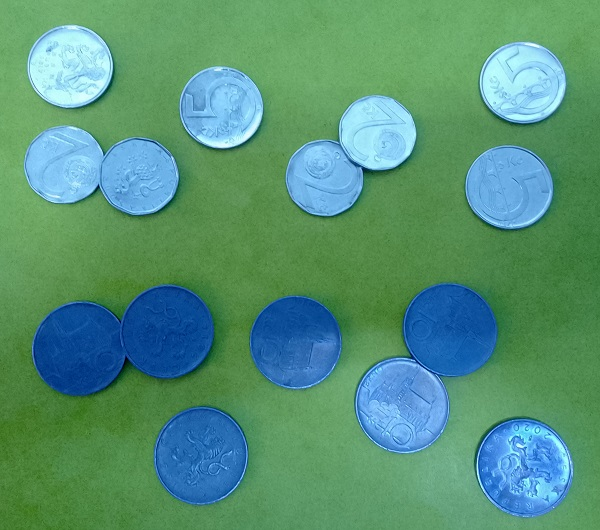
#> input picture cv06/pvi_cv06_mince.jpg, 600 x 530 px, found by its file name
$ python cv06.py
#> lines starting #> are read from the running program, lines starting #| are printed output that depends on the picture; after the words box and inside, x2 and y2 are one past the last pixel; in counts of white or black regions, pixels touching at a corner belong together
import cv2
import numpy as np
from pathlib import Path
from collections import deque
from matplotlib import pyplot as plt

def granulometric_spectrum(binary_image, min_size=5, max_size=50, step=1, return_heatmap=False):
    """
    Vytvoří granulometrické spektrum binárního obrazu.

    Parametry:
        binary_image : np.ndarray
            Binární obraz (0/255).
        min_size, max_size : int
            Minimální a maximální velikost SE (čtvercový).
        step : int
            Krok zvětšení SE.
        return_heatmap : bool
            Jestli vrátit heatmapu přežívajících pixelů.

    Vrací:
        spectrum_sizes : np.ndarray
            Velikosti SE (odpovídají diferencovanému spektru).
        estimated_objects : np.ndarray
            Odhadovaný počet objektů pro každou velikost SE.
        heatmap : np.ndarray (volitelně)
            Heatmapa přežívajících pixelů (normalizovaná 0..1).
    """
    binary = np.uint8(binary_image > 0) * 255
    structure_sizes = list(range(min_size, max_size + 1, step))

    # počet přežívajících pixelů pro každé SE
    survived_pixels = []
    diffs = []

    # volitelná heatmapa
    if return_heatmap:
        heatmap = np.zeros_like(binary, dtype=np.float32)

    for size in structure_sizes:
        se = cv2.getStructuringElement(cv2.MORPH_RECT, (size, size))
        opened = cv2.morphologyEx(binary, cv2.MORPH_OPEN, se)
        survived_pixels.append(np.sum(opened > 0))

        if return_heatmap:
            heatmap += opened / 255.0  # pixel=1 pokud přežije

    survived_pixels = np.array(survived_pixels)

    diff = survived_pixels[:-1] - survived_pixels[1:]
    spectrum_sizes = np.array(structure_sizes[:-1])
    estimated_objects = diff / (spectrum_sizes**2)  # odhad počtu objektů

    diffs.append(diff)

    if return_heatmap:
        if heatmap.max() > 0:
            heatmap /= heatmap.max()
        return spectrum_sizes, estimated_objects, heatmap, diffs[0]
    else:
        return spectrum_sizes, estimated_objects, diffs[0]

def main():
    image_source = Path("cv06/pvi_cv06_mince.jpg")
    image = cv2.imread(image_source.as_posix(), cv2.IMREAD_COLOR_RGB)
#> image is the input picture: shape (530, 600, 3); mean B, G, R 119.9, 146.9, 86

    hue = cv2.cvtColor(image, cv2.COLOR_RGB2HSV)
#> hue: shape (530, 600, 3); mean H, S, V 47.9, 127.4, 162.7
    kernel = np.ones((3, 3), np.uint8)

    plt.figure("Segmentation")

    # Hue image
    plt.subplot(3, 3, 1)
    plt.title("Hue Image")
    plt.imshow(hue, cmap="jet")
    plt.colorbar()

    # Hue Histogram
    plt.subplot(3, 3, 2)
    plt.title("Hue Histogram")
    plt.plot(cv2.calcHist([hue], [0], None, [180], [0, 180]))

    plt.subplot(3, 3, 3)
    plt.title("Hue Segmentation")
    segmented_hue = hue.copy()[:, :, 0]
    segmented_hue_threshold = 35
    segmented_hue[segmented_hue < segmented_hue_threshold] = 1
    segmented_hue[segmented_hue >= segmented_hue_threshold] = 0
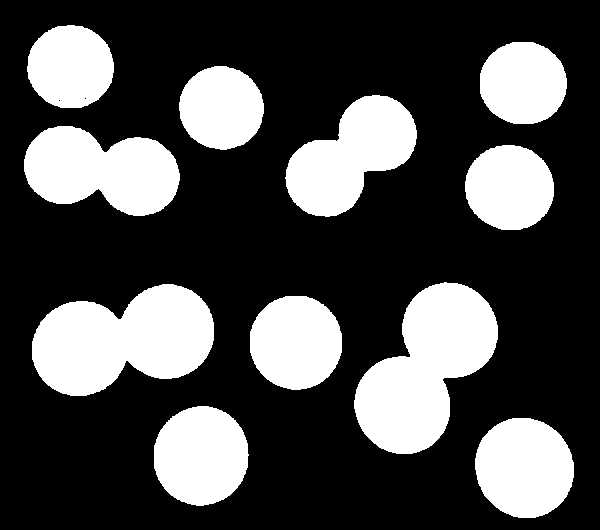
#> segmented_hue: shape (530, 600); values 0 (black) and 1 (white), 29.2% white; 11 white regions, largest, box (x1, y1, x2, y2) and area: (354, 282, 498, 454) 14410, (32, 284, 214, 396) 14096, (24, 126, 180, 216) 9943
    plt.imshow(segmented_hue, cmap="jet")
    plt.colorbar()

    # Watershed
    binary = np.uint8(segmented_hue > 0) * 255
    kernel = np.ones((3, 3), np.uint8)
    opening = cv2.morphologyEx(binary, cv2.MORPH_OPEN, kernel, iterations=5)
#> opening: shape (530, 600); 29.1% white; 11 white regions, largest, box (x1, y1, x2, y2) and area: (355, 283, 498, 454) 14390, (32, 284, 214, 396) 14096, (24, 126, 179, 216) 9928
    sure_bg = cv2.dilate(opening, kernel, iterations=3)
#> sure_bg: shape (530, 600); 33.9% white; 11 white regions, largest, box (x1, y1, x2, y2) and area: (352, 280, 501, 457) 16391, (29, 281, 217, 399) 16100, (21, 123, 182, 219) 11597
    dist_transform = cv2.distanceTransform(opening, cv2.DIST_L2, 5)

    ret, sure_fg = cv2.threshold(dist_transform, 0.7 * dist_transform.max(), 255, 0)
#> sure_fg: shape (530, 600) float32; 1.9% white; 15 white regions, largest, box (x1, y1, x2, y2) and area: (508, 451, 541, 485) 810, (388, 390, 417, 421) 701, (187, 439, 215, 472) 699
#> ret = 33.56
    sure_fg = np.uint8(sure_fg)

    unknown = cv2.subtract(sure_bg, sure_fg)
#> unknown: shape (530, 600); 32% white; 11 white regions, largest, box (x1, y1, x2, y2) and area: (352, 280, 501, 457) 15047, (29, 281, 217, 399) 14858, (21, 123, 182, 219) 11356

    ret, markers = cv2.connectedComponents(sure_fg)
#> markers: shape (530, 600) int32; 16 distinct labels, from 0 to 15
#> ret = 16
    markers = markers + 1
#> markers: shape (530, 600) int32; 16 distinct labels, from 1 to 16
    markers[unknown == 255] = 0
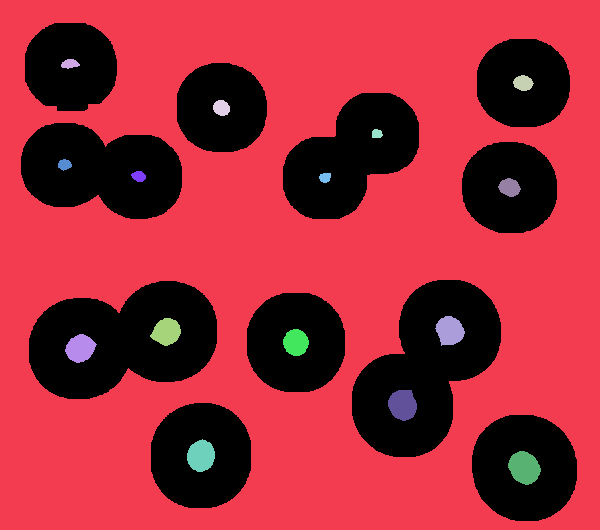
#> markers: shape (530, 600) int32; 17 distinct labels, from 0 to 16; one colour per label, 0 black

    segmented_hue_watershed = cv2.watershed(image, markers)
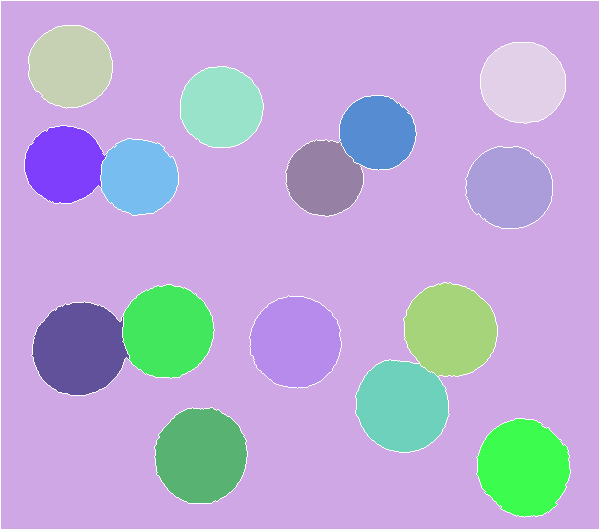
#> segmented_hue_watershed: shape (530, 600) int32; 17 distinct labels, from -1 to 16; one colour per label, 0 black, -1 white

    borders = np.uint8(segmented_hue_watershed == -1)
#> borders: shape (530, 600); values 0 (black) and 1 (white), 1.8% white in thin lines or dots
    borders = cv2.dilate(borders, np.ones((3, 3), np.uint8), iterations=3)
#> borders: shape (530, 600); values 0 (black) and 1 (white), 13.5% white; 12 white regions, largest, box (x1, y1, x2, y2) and area: (0, 0, 600, 530) 8976, (352, 279, 501, 456) 4766, (28, 281, 218, 399) 4740
    outlined = image.copy()
    outlined[borders == 1] = [0, 255, 0]
#> outlined: shape (530, 600, 3); 13.49% of pixels changed, all inside (x1, y1, x2, y2) = (0, 0, 600, 530)

    # Vizualizace markerů (volitelné)
    plt.subplot(3, 3, 4)
    plt.title("Distance Transform")
    plt.imshow(dist_transform, cmap="jet")
    plt.colorbar()

    plt.subplot(3, 3, 5)
    plt.title("Sure Foreground")
    plt.imshow(cv2.cvtColor(sure_fg, cv2.COLOR_BGR2RGB))
    plt.colorbar()

    plt.subplot(3, 3, 6)
    plt.title("Unknown")
    plt.imshow(unknown, cmap="jet")
    plt.colorbar()

    plt.subplot(3, 3, 7)
    plt.title("Markers")
    plt.imshow(markers, cmap="jet")
    plt.colorbar()

    plt.subplot(3, 3, 8)
    plt.title("Watershed Borders")
    plt.imshow(outlined, cmap="jet")
    plt.colorbar()

    plt.subplot(3, 3, 9)
    plt.title("Region Identification")
    uncolored_regions = cv2.subtract(segmented_hue, borders)
#> uncolored_regions: shape (530, 600); values 0 (black) and 1 (white), 22.5% white; 21 white regions (6 under 20 px), largest, box (x1, y1, x2, y2) and area: (481, 422, 566, 513) 5784, (159, 412, 243, 500) 5759, (36, 306, 123, 392) 5678
    plt.imshow(uncolored_regions, cmap="jet")
    plt.colorbar()

    plt.figure("Identification")
    plt.subplot(2, 2, 1)
    plt.title("Identified Regions")
    num_labels, labels_im, stats, centroids = cv2.connectedComponentsWithStats(uncolored_regions)
#> labels_im: shape (530, 600) int32; 22 distinct labels, from 0 to 21
#> num_labels = 22; stats = 22 rows, first 6: [0, 0, 600, 530, 246543], [32, 29, 77, 75, 4395], [484, 46, 78, 73, 4399], [184, 70, 76, 74, 4252], [343, 99, 69, 67, 3504], [28, 129, 72, 71, 3831]; centroids = 22 rows, first 8: [301.2, 262.5], [69.95, 65.78], [522.5, 82], [220.9, 106.8], [377.1, 132.3], [63.67, 164], [138.5, 176.4], [323.3, 178.1]
    filtered_labels = np.zeros_like(labels_im, dtype=np.uint8)
    for i in range(1, num_labels):  # skip background (label 0)
        area = stats[i, cv2.CC_STAT_AREA]
        if area >= 1000:
            filtered_labels[labels_im == i] = 255  # keep this region
#> this loop made 21 passes
#> area on passes 1 to 12: 4395, 4399, 4252, 3504, 3831, 3681, 3524, 4553, 5600, 5529, 5401, 5678

    # Optionally, relabel filtered regions for visualization
    num_labels, labels_im, stats, centroids = cv2.connectedComponentsWithStats(filtered_labels)
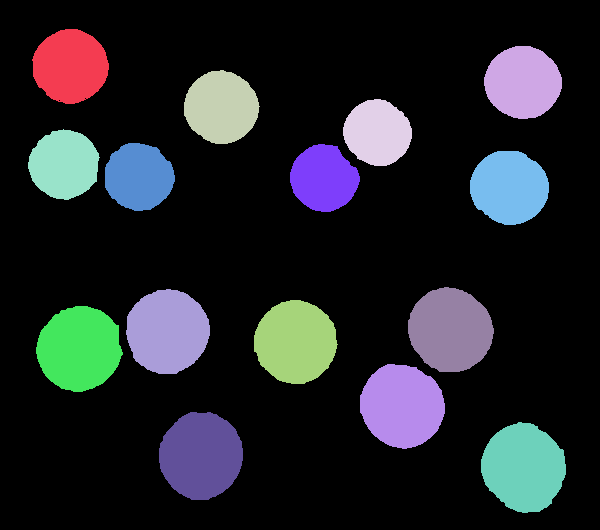
#> labels_im: shape (530, 600) int32; 16 distinct labels, from 0 to 15; one colour per label, 0 black
#> num_labels = 16; stats = 16 rows, first 6: [0, 0, 600, 530, 246569], [32, 29, 77, 75, 4395], [484, 46, 78, 73, 4399], [184, 70, 76, 74, 4252], [343, 99, 69, 67, 3504], [28, 129, 72, 71, 3831]; centroids = 16 rows, first 8: [301.2, 262.5], [69.95, 65.78], [522.5, 82], [220.9, 106.8], [377.1, 132.3], [63.67, 164], [138.5, 176.4], [323.3, 178.1]
    plt.imshow(labels_im, cmap="jet")
    plt.colorbar()

    plt.subplot(2, 2, 2)
    plt.title("Region Centers")
    plt.imshow(uncolored_regions, cmap="jet")
    plt.scatter(*zip(*centroids[1:]), marker="+", color="green")

    plt.subplot(2, 2, 3)
    plt.title("Granulometry")
    spectrum_sizes, estimated_objects, heatmap, diffs = granulometric_spectrum(
        uncolored_regions, min_size=40, max_size=65, step=1, return_heatmap=True
    )
#> after the loop in granulometric_spectrum, `for size in structure_sizes:`:
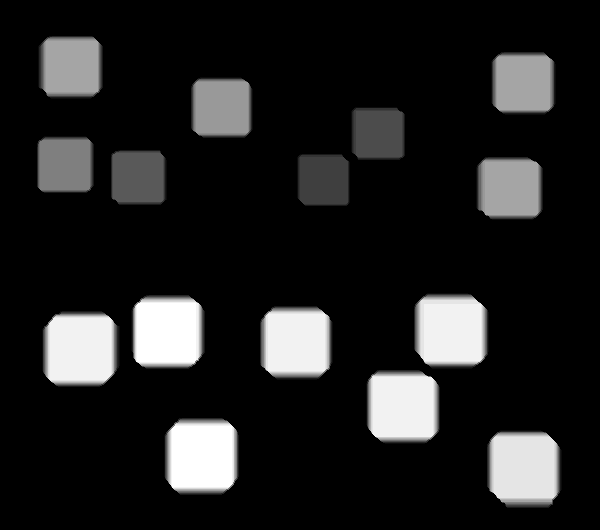
#> heatmap: shape (530, 600) float32; min 0, max 20, mean 2.64; drawn with min black and max white
#> after the loop in granulometric_spectrum, `for size in structure_sizes:`: survived_pixels = 26 values, max 61639 at index 0, min 0 at index 20, mean 32303.1
#> in granulometric_spectrum, `diff = survived_pixels[:-1] - survived_pixels[1:]`: diff = 25 values, max 14442 at index 18, min 0 at index 20, mean 2465.6
#> in granulometric_spectrum, `spectrum_sizes = np.array(structure_sizes[:-1])`: spectrum_sizes = 25 values from 40 to 64
#> in granulometric_spectrum, `estimated_objects = diff / (spectrum_sizes**2)`: estimated_objects = 25 values, max 4.29 at index 18, min 0 at index 20, mean 0.924
#> in granulometric_spectrum, `heatmap /= heatmap.max()`:
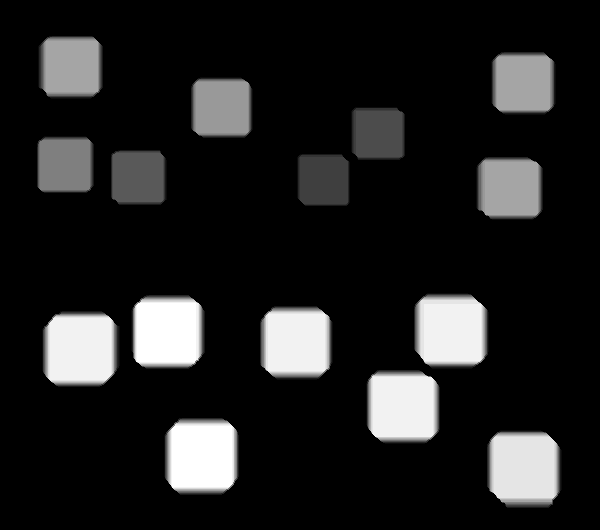
#> heatmap: shape (530, 600) float32; 19.71% of pixels changed, all inside (x1, y1, x2, y2) = (37, 36, 562, 508)
#> spectrum_sizes = 25 values from 40 to 64; diffs has the same summary as diff in granulometric_spectrum

    estimated_objects[estimated_objects < 0.9] = 0
    estimated_objects = np.floor(estimated_objects)
#> estimated_objects = 25 values, max 4 at index 18, min 0 at index 0, mean 0.6

    indices = np.nonzero(estimated_objects)[0]
#> indices = [4, 5, 6, 9, 11, 12, 17, 18, 19]

    for index in indices:
        print(f"No. objects: {estimated_objects[index]} size: {spectrum_sizes[index]} x {spectrum_sizes[index]}")
#> this loop made 9 passes
#> index on passes 1 to 9: 4, 5, 6, 9, 11, 12, 17, 18, 19
#| No. objects: 1.0 size: 44 x 44
#| No. objects: 1.0 size: 45 x 45
#| No. objects: 1.0 size: 46 x 46
#| No. objects: 1.0 size: 49 x 49
#| No. objects: 1.0 size: 51 x 51
#| No. objects: 3.0 size: 52 x 52
#| No. objects: 1.0 size: 57 x 57
#| No. objects: 4.0 size: 58 x 58
#> (further printed lines are left out)

    plt.imshow(cv2.cvtColor(image, cv2.COLOR_BGR2RGB))
    plt.imshow(heatmap, cmap='jet')
    plt.colorbar()

    plt.subplot(2, 2, 4)
    plt.plot(spectrum_sizes, diffs)

    plt.show()
#> figure, not shown here; B, G, R data is drawn as R, G, B; panel 3: curve peaks at x = 60, y = 33437
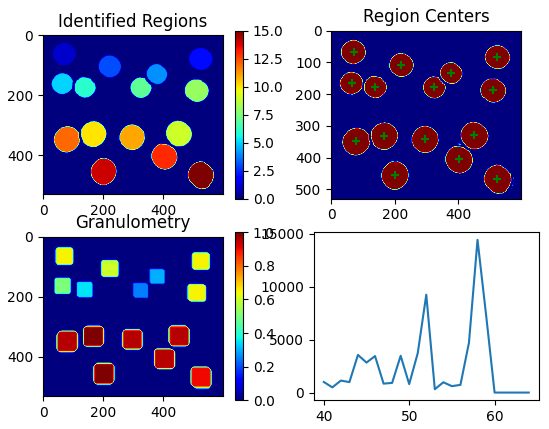
#> figure drawn by matplotlib, 6 panels; panel 6: curve peaks at x = 58, y = 14442

if __name__ == "__main__":
    main()
